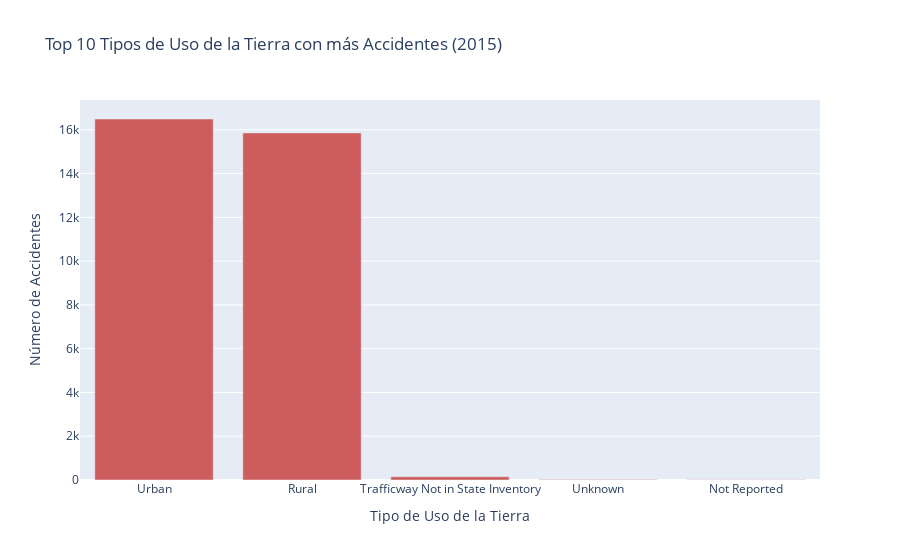

Source (notebook cell):
### Code cell
from google.cloud import bigquery
import plotly.graph_objects as go

# Crear cliente de BigQuery
client = bigquery.Client(project='poto-382221')

# Consulta para obtener el número de accidentes por tipo de uso de la tierra
query = """
    SELECT land_use, COUNT(*) as num_accidents
    FROM `bigquery-public-data.nhtsa_traffic_fatalities.accident_2015`
    WHERE land_use IN (1, 2, 6, 8, 9)
    GROUP BY land_use
    ORDER BY num_accidents DESC
    LIMIT 10
"""

# Ejecutar la consulta y obtener los resultados
query_job = client.query(query)
results = query_job.result()

# Diccionario para mapear los números de uso de tierra a sus descripciones correspondientes
land_use_dict = {1: 'Rural', 2: 'Urban', 6: 'Trafficway Not in State Inventory', 8: 'Not Reported', 9: 'Unknown'}

# Crear una lista con las descripciones de los tipos de uso de la tierra y otra lista con el número de accidentes correspondiente
land_use = []
num_accidents = []
for row in results:
    land_use.append(land_use_dict[row[0]])
    num_accidents.append(row[1])

# Crear un gráfico de barras con los datos obtenidos
fig = go.Figure([go.Bar(x=land_use, y=num_accidents)])
fig.update_layout(title="Top 10 Tipos de Uso de la Tierra con más Accidentes (2015)",
                  xaxis_title="Tipo de Uso de la Tierra",
                  yaxis_title="Número de Accidentes",
                  legend_title="Uso de la Tierra")
fig.update_traces(marker_color='indianred')
fig.show()

### Figure 1 — Plotly figure (JSON) as saved in the notebook; plotly's stock layout.template omitted (floating-point values rounded to 4 significant figures)
{"data": [{"marker": {"color": "indianred"}, "type": "bar", "x": ["Urban", "Rural", "Trafficway Not in State Inventory", "Unknown", "Not Reported"], "y": [16494, 15860, 150, 24, 10]}], "layout": {"legend": {"title": {"text": "Uso de la Tierra"}}, "title": {"text": "Top 10 Tipos de Uso de la Tierra con más Accidentes (2015)"}, "xaxis": {"title": {"text": "Tipo de Uso de la Tierra"}}, "yaxis": {"title": {"text": "Número de Accidentes"}}}}
